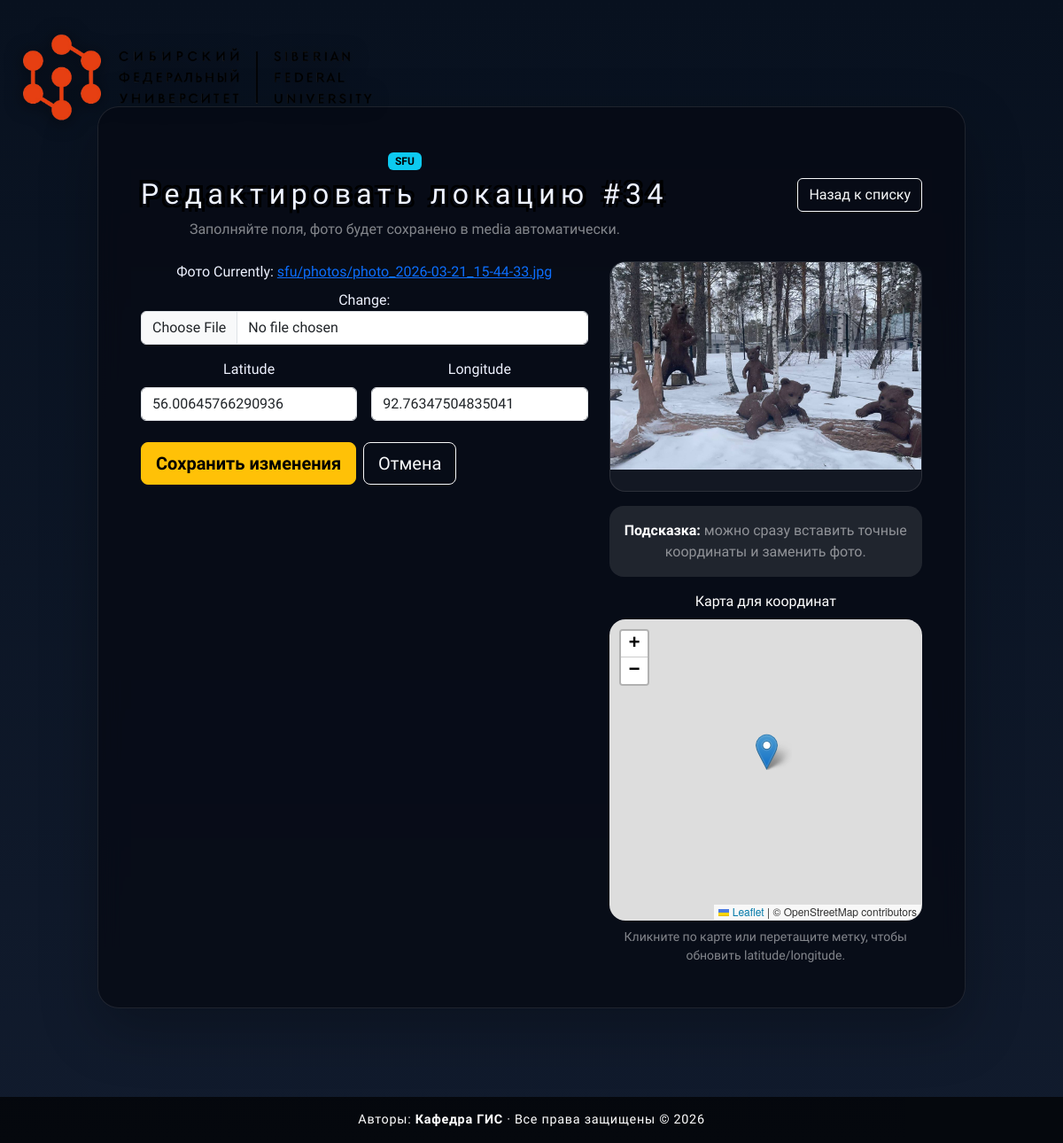
The page /locations/sfu/34/edit/ on the database its author committed.
### mainpage/models.py (models this page shows, shortened)
class SfuLocation(models.Model):
    photo = models.ImageField(upload_to='sfu/photos/')  # фото места
    latitude = models.FloatField()  # широта
    longitude = models.FloatField()  # долгота

### mainpage/views.py (the view)
# urls.py: path('locations/<str:location_type>/<int:pk>/edit/', views.location_edit, name='location_edit'),
def location_edit(request, location_type, pk):
    location_type, config = _get_location_config(location_type)
    obj = get_object_or_404(config['model'], pk=pk)
    if request.method == 'POST':
        form = config['form'](request.POST, request.FILES, instance=obj)
        if form.is_valid():
            form.save()
            return redirect('location_dashboard')
    else:
        form = config['form'](instance=obj)
    return render(request, 'mainpage/location_form.html', {
        'form': form,
        'location_type_form': LocationTypeForm(initial={'location_type': location_type}),
        'location_type': location_type,
        'location_label': config['label'],
        'page_title': f'Редактировать локацию #{obj.pk}',
        'submit_label': 'Сохранить изменения',
        'is_edit': True,
        'object': obj,
    })

### mainpage/forms.py
class SfuLocationForm(BaseLocationForm):
    class Meta(BaseLocationForm.Meta):
        model = SfuLocation

class LocationTypeForm(forms.Form):
    location_type = forms.ChoiceField(
        choices=(
            ('sfu', 'SFU'),
            ('kras', 'Kras'),
        ),
        widget=forms.Select(attrs={'class': 'form-select'}),
        label='Тип локации',
    )

### mainpage/views.py (called while the page is built)
def _normalize_location_type(value):
    value = (value or 'sfu').strip().lower()
    return value if value in LOCATION_CONFIG else 'sfu'

def _get_location_config(location_type):
    normalized = _normalize_location_type(location_type)
    return normalized, LOCATION_CONFIG[normalized]

### mainpage/templates/mainpage/location_form.html (shortened to what this page needs)
{% load static %}
<!DOCTYPE html>
<html lang="ru">
<head>
    <link rel="stylesheet" href="https://cdn.jsdelivr.net/npm/bootstrap@5.3.3/dist/css/bootstrap.min.css">
    <link rel="stylesheet" href="{% static 'mainpage/style.css' %}">
    <link rel="stylesheet" href="https://unpkg.com/leaflet@1.9.4/dist/leaflet.css">
</head>
<body class="page-location-form">
    {% include 'mainpage/_institute_logo.html' %}
    <div class="form-shell">
        <div class="glass-card p-4 p-lg-5">
            <div class="d-flex flex-wrap justify-content-between align-items-center gap-3 mb-4">
                <div>
                    <span class="badge text-bg-info mb-2">{{ location_label }}</span>
                    <h1 class="h2 mb-2">{{ page_title }}</h1>
                    <p class="text-white-50 mb-0">Заполняйте поля, фото будет сохранено в media автоматически.</p>
                </div>
                <a href="{% url 'location_dashboard' %}" class="btn btn-outline-light">Назад к списку</a>
            </div>
            <div class="row g-4">
                <div class="col-lg-7">
                    <form method="post" enctype="multipart/form-data" class="needs-validation" novalidate>
                        <div class="mb-3">
                            <label class="form-label">Фото</label>
                            {{ form.photo }}
                        </div>
                        <div class="row g-3">
                            <div class="col-md-6">
                                <label class="form-label">Latitude</label>
                                {{ form.latitude }}
                            </div>
                            <div class="col-md-6">
                                <label class="form-label">Longitude</label>
                                {{ form.longitude }}
                            </div>
                        </div>
                        <div class="d-flex flex-wrap gap-2 mt-4">
                            <button class="btn btn-warning btn-lg fw-semibold" type="submit">{{ submit_label }}</button>
                            <a href="{% url 'location_dashboard' %}" class="btn btn-outline-light btn-lg">Отмена</a>
                        </div>
                    </form>
                </div>
                <div class="col-lg-5">
                    <div class="image-preview mb-3" id="image-preview">
                        {% if object and object.photo %}
                            <img src="{{ object.photo.url }}" alt="Текущее фото">
                        {% else %}
                            <div class="d-flex align-items-center justify-content-center h-100 text-white-50 p-4 text-center">
                                Предпросмотр появится после выбора изображения
                            </div>
                        {% endif %}
                    </div>
                    <div class="p-3 rounded-4 bg-white bg-opacity-10 text-white-50">
                        <strong class="text-white">Подсказка:</strong> можно сразу вставить точные координаты и заменить фото.
                    </div>
                    <div class="mt-3">
                        <label class="form-label text-white">Карта для координат</label>
                        <div id="edit-map"></div>
                        <div class="text-white-50 small mt-2">Кликните по карте или перетащите метку, чтобы обновить latitude/longitude.</div>
                    </div>
                </div>
            </div>
        </div>
    </div>
    {% include 'mainpage/_site_footer.html' %}
</body>
</html>

### static/mainpage/style.css (style rules this page uses)
*, *::before, *::after { box-sizing: border-box; }
:root { --site-footer-height: 72px; }
body { margin: 0; padding: 0; padding-bottom: calc(var(--site-footer-height) + env(safe-area-inset-bottom, 0px)); min-height: 100vh; min-height: 100dvh; height: 100vh; display: flex; flex-direction: column; justify-content: center; align-items: center; color: white; text-align: center; overflow: hidden; font-family: 'Exo 2', system-ui, sans-serif; font-weight: 500; -webkit-font-smoothing: antialiased; -moz-osx-font-smoothing: grayscale; position: relative; background: #000; }
h1 { font-family: 'Exo 2', system-ui, sans-serif; font-weight: 700; font-size: 4rem; margin: 0 0 60px 0; text-shadow: 4px 4px 0 #000, -4px -4px 0 #000, 4px -4px 0 #000, -4px 4px 0 #000; letter-spacing: 0.2em; line-height: 1.4; }

### mainpage/templates/mainpage/location_form.html (style rules this page uses)
body.page-location-form { display: block; align-items: stretch; justify-content: flex-start; overflow: auto !important; background: linear-gradient(180deg, #08111f 0%, #111b2d 100%); min-height: 100vh; height: auto; padding-bottom: calc(var(--site-footer-height) + 48px); }
.form-shell { width: min(980px, calc(100% - 24px)); margin: 0 auto; padding: 120px 0 32px; }
.glass-card { background: rgba(7, 11, 20, 0.80); border: 1px solid rgba(255, 255, 255, 0.10); border-radius: 24px; box-shadow: 0 24px 64px rgba(0, 0, 0, 0.26); color: #eef2ff; backdrop-filter: blur(14px); }
.image-preview { min-height: 260px; border-radius: 18px; overflow: hidden; border: 1px solid rgba(255, 255, 255, 0.10); background: rgba(255, 255, 255, 0.05); }
.image-preview img { width: 100%; height: 100%; object-fit: cover; }
#edit-map { min-height: 340px; height: 340px; border-radius: 18px; overflow: hidden; border: 1px solid rgba(255, 255, 255, 0.10); }

### rows shown on the page
SfuLocation: latitude "56.00645766290936", longitude "92.76347504835041", photo (picture)

### other values the page prints
{{ location_label }} "SFU"
{{ page_title }} "Редактировать локацию #34"
{{ submit_label }} "Сохранить изменения"
